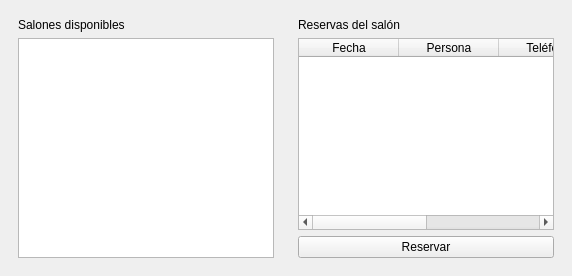
<?xml version="1.0" encoding="UTF-8"?>
<ui version="4.0">
 <class>DAAJ_MostrarReservas</class>

 <widget class="QMainWindow" name="daaj_mostrarReservas">
  <property name="windowTitle">
   <string>DAAJ · Mostrar reservas</string>
  </property>

  <widget class="QWidget" name="daaj_centralWidget">
   <layout class="QHBoxLayout" name="daaj_layoutHorizontal">

    <!-- COLUMNA IZQUIERDA -->
    <item>
     <widget class="QWidget" name="daaj_widgetIzquierda">
      <layout class="QVBoxLayout" name="daaj_layoutIzquierda">

       <item>
        <widget class="QLabel" name="daaj_lblSalones">
         <property name="text">
          <string>Salones disponibles</string>
         </property>
         <property name="toolTip">
          <string>Lista de salones disponibles</string>
         </property>
        </widget>
       </item>

       <item>
        <widget class="QListWidget" name="daaj_lstSalones">
         <property name="toolTip">
          <string>Seleccione un salón para ver sus reservas</string>
         </property>
        </widget>
       </item>

      </layout>
     </widget>
    </item>

    <!-- COLUMNA DERECHA -->
    <item>
     <widget class="QWidget" name="daaj_widgetDerecha">
      <layout class="QVBoxLayout" name="daaj_layoutDerecha">

       <item>
        <widget class="QLabel" name="daaj_lblReservas">
         <property name="text">
          <string>Reservas del salón</string>
         </property>
         <property name="toolTip">
          <string>Reservas asociadas al salón seleccionado</string>
         </property>
        </widget>
       </item>

       <item>
        <widget class="QTableWidget" name="daaj_tblReservas">
         <property name="columnCount">
          <number>4</number>
         </property>
         <property name="rowCount">
          <number>0</number>
         </property>

         <column>
          <property name="text">
           <string>Fecha</string>
          </property>
         </column>
         <column>
          <property name="text">
           <string>Persona</string>
          </property>
         </column>
         <column>
          <property name="text">
           <string>Teléfono</string>
          </property>
         </column>
         <column>
          <property name="text">
           <string>Tipo de reserva</string>
          </property>
         </column>

         <property name="toolTip">
          <string>Listado de reservas del salón</string>
         </property>
        </widget>
       </item>

       <item>
        <widget class="QPushButton" name="daaj_btnReservar">
         <property name="text">
          <string>Reservar</string>
         </property>
         <property name="toolTip">
          <string>Crear o editar una reserva</string>
         </property>
        </widget>
       </item>

      </layout>
     </widget>
    </item>

   </layout>
  </widget>
 </widget>

 <resources/>
 <connections/>
</ui>
